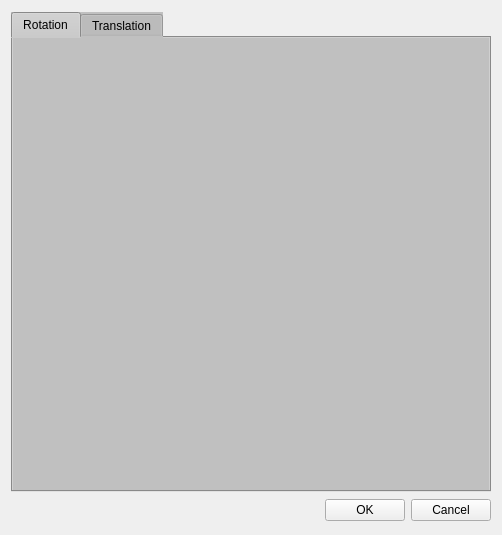
<?xml version="1.0" encoding="UTF-8"?>
<ui version="4.0">
 <class>UICFilterControls</class>
 <widget class="QWidget" name="UICFilterControls">
  <property name="windowModality">
   <enum>Qt::ApplicationModal</enum>
  </property>
  <property name="geometry">
   <rect>
    <x>0</x>
    <y>0</y>
    <width>502</width>
    <height>535</height>
   </rect>
  </property>
  <property name="sizePolicy">
   <sizepolicy hsizetype="Fixed" vsizetype="Fixed">
    <horstretch>0</horstretch>
    <verstretch>0</verstretch>
   </sizepolicy>
  </property>
  <property name="minimumSize">
   <size>
    <width>500</width>
    <height>535</height>
   </size>
  </property>
  <property name="maximumSize">
   <size>
    <width>502</width>
    <height>533</height>
   </size>
  </property>
  <property name="windowTitle">
   <string>Filter settings</string>
  </property>
  <property name="windowIcon">
   <iconset>
    <normaloff>images/FaceTrackNoIR.ico</normaloff>images/FaceTrackNoIR.ico</iconset>
  </property>
  <property name="layoutDirection">
   <enum>Qt::LeftToRight</enum>
  </property>
  <property name="autoFillBackground">
   <bool>false</bool>
  </property>
  <property name="styleSheet">
   <string notr="true"/>
  </property>
  <layout class="QVBoxLayout" name="_vertical_layout">
   <item>
    <layout class="QHBoxLayout" name="horizontalLayout">
     <item>
      <layout class="QVBoxLayout" name="verticalLayout">
       <item>
        <widget class="QTabWidget" name="tabWidget">
         <property name="sizePolicy">
          <sizepolicy hsizetype="Fixed" vsizetype="Fixed">
           <horstretch>0</horstretch>
           <verstretch>0</verstretch>
          </sizepolicy>
         </property>
         <property name="minimumSize">
          <size>
           <width>480</width>
           <height>480</height>
          </size>
         </property>
         <property name="styleSheet">
          <string notr="true">background-color: rgb(192, 192, 192);</string>
         </property>
         <property name="currentIndex">
          <number>0</number>
         </property>
         <widget class="QWidget" name="tab">
          <attribute name="title">
           <string>Rotation</string>
          </attribute>
          <widget class="QFunctionConfigurator" name="scalingConfig">
           <property name="geometry">
            <rect>
             <x>0</x>
             <y>0</y>
             <width>469</width>
             <height>445</height>
            </rect>
           </property>
           <property name="sizePolicy">
            <sizepolicy hsizetype="Fixed" vsizetype="Fixed">
             <horstretch>0</horstretch>
             <verstretch>0</verstretch>
            </sizepolicy>
           </property>
           <property name="minimumSize">
            <size>
             <width>469</width>
             <height>445</height>
            </size>
           </property>
           <property name="maximumSize">
            <size>
             <width>469</width>
             <height>445</height>
            </size>
           </property>
           <property name="maxInputEGU" stdset="0">
            <number>3</number>
           </property>
           <property name="maxOutputEGU" stdset="0">
            <number>5</number>
           </property>
           <property name="pixPerEGU_Input" stdset="0">
            <number>135</number>
           </property>
           <property name="pixPerEGU_Output" stdset="0">
            <number>83</number>
           </property>
           <property name="colorBezier">
            <color>
             <red>255</red>
             <green>170</green>
             <blue>0</blue>
            </color>
           </property>
           <property name="colorBackground">
            <color>
             <red>192</red>
             <green>192</green>
             <blue>192</blue>
            </color>
           </property>
           <property name="stringInputEGU" stdset="0">
            <string/>
           </property>
           <property name="stringOutputEGU" stdset="0">
            <string/>
           </property>
          </widget>
         </widget>
         <widget class="QWidget" name="tab_2">
          <attribute name="title">
           <string>Translation</string>
          </attribute>
          <widget class="QFunctionConfigurator" name="translationScalingConfig">
           <property name="geometry">
            <rect>
             <x>0</x>
             <y>0</y>
             <width>469</width>
             <height>445</height>
            </rect>
           </property>
           <property name="sizePolicy">
            <sizepolicy hsizetype="Fixed" vsizetype="Fixed">
             <horstretch>0</horstretch>
             <verstretch>0</verstretch>
            </sizepolicy>
           </property>
           <property name="minimumSize">
            <size>
             <width>469</width>
             <height>445</height>
            </size>
           </property>
           <property name="maximumSize">
            <size>
             <width>469</width>
             <height>445</height>
            </size>
           </property>
           <property name="maxInputEGU" stdset="0">
            <number>3</number>
           </property>
           <property name="maxOutputEGU" stdset="0">
            <number>5</number>
           </property>
           <property name="pixPerEGU_Input" stdset="0">
            <number>135</number>
           </property>
           <property name="pixPerEGU_Output" stdset="0">
            <number>83</number>
           </property>
           <property name="colorBezier">
            <color>
             <red>255</red>
             <green>170</green>
             <blue>0</blue>
            </color>
           </property>
           <property name="colorBackground">
            <color>
             <red>192</red>
             <green>192</green>
             <blue>192</blue>
            </color>
           </property>
           <property name="stringInputEGU" stdset="0">
            <string/>
           </property>
           <property name="stringOutputEGU" stdset="0">
            <string/>
           </property>
          </widget>
         </widget>
        </widget>
       </item>
      </layout>
     </item>
    </layout>
   </item>
   <item>
    <layout class="QHBoxLayout" name="horizontalLayout_2">
     <property name="sizeConstraint">
      <enum>QLayout::SetFixedSize</enum>
     </property>
     <item>
      <spacer name="horizontalSpacer">
       <property name="orientation">
        <enum>Qt::Horizontal</enum>
       </property>
       <property name="sizeHint" stdset="0">
        <size>
         <width>40</width>
         <height>20</height>
        </size>
       </property>
      </spacer>
     </item>
     <item>
      <widget class="QPushButton" name="btnCancel">
       <property name="text">
        <string>OK</string>
       </property>
      </widget>
     </item>
     <item>
      <widget class="QPushButton" name="btnOk">
       <property name="text">
        <string>Cancel</string>
       </property>
      </widget>
     </item>
    </layout>
   </item>
  </layout>
 </widget>
 <customwidgets>
  <customwidget>
   <class>QFunctionConfigurator</class>
   <extends>QWidget</extends>
   <header>qfunctionconfigurator.h</header>
  </customwidget>
 </customwidgets>
 <resources/>
 <connections/>
 <slots>
  <slot>startEngineClicked()</slot>
  <slot>stopEngineClicked()</slot>
  <slot>cameraSettingsClicked()</slot>
 </slots>
</ui>
